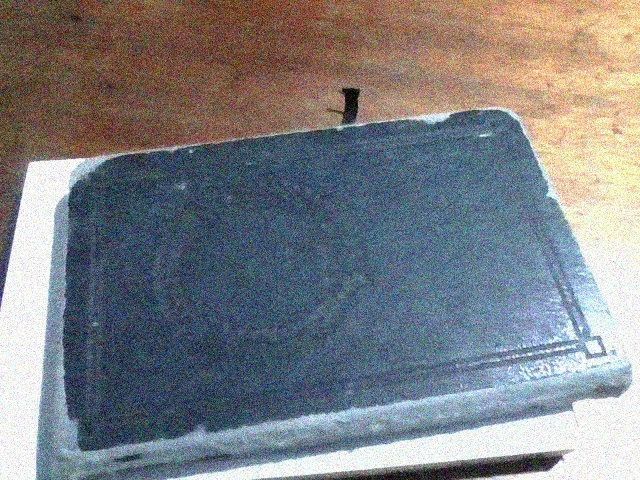
#> input picture laptop/frames_client/frame_4.jpg, 640 x 480 px; the run also reads 1 picture not shown here
$ jupyter execute fft_cinza.ipynb
#> lines starting #> are read from the running program, lines starting #| are printed output that depends on the picture
[cell 1]
import cv2
import numpy as np
import matplotlib.pyplot as plt

def calculate_fft(image_path):
    """
    Calcula a Transformada de Fourier de uma imagem.
    """
#> called with image_path = 'laptop/frames_client/frame_4.jpg'

    img = cv2.imread(image_path, cv2.IMREAD_GRAYSCALE)
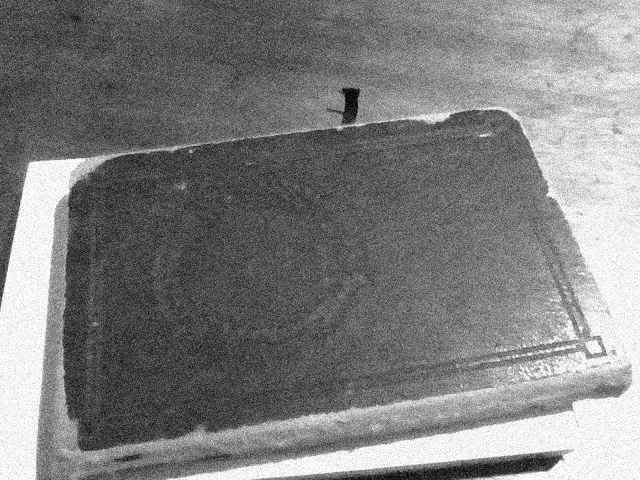
#> img: shape (480, 640); min 0, max 255, mean 127.2
    if img is None:
        raise ValueError(f"Imagem não encontrada: {image_path}")


    dft = np.fft.fft2(img)
    dft_shift = np.fft.fftshift(dft)


    magnitude_spectrum = 20 * np.log(np.abs(dft_shift) + 1)
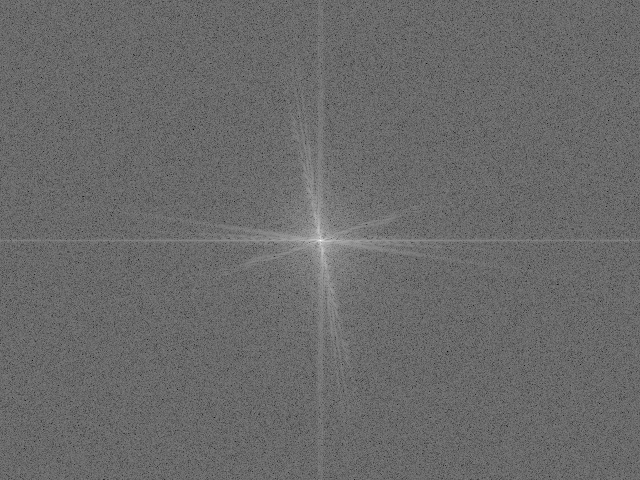
#> magnitude_spectrum: shape (480, 640) float64; min 55.48, max 349.6, mean 178.3; drawn with min black and max white

    return img, magnitude_spectrum

def plot_fft_comparison(original_path, processed_path):
    """
    Compara o espectro de Fourier de duas imagens.
    """

    img1, spectrum1 = calculate_fft(original_path)
    img2, spectrum2 = calculate_fft(processed_path)
#> call 2 of calculate_fft, with image_path = 'raspi/frames_server/frame_4.jpg'
#> in calculate_fft (call 2), `magnitude_spectrum = 20 * np.log(np.abs(dft_shift) + 1)`:
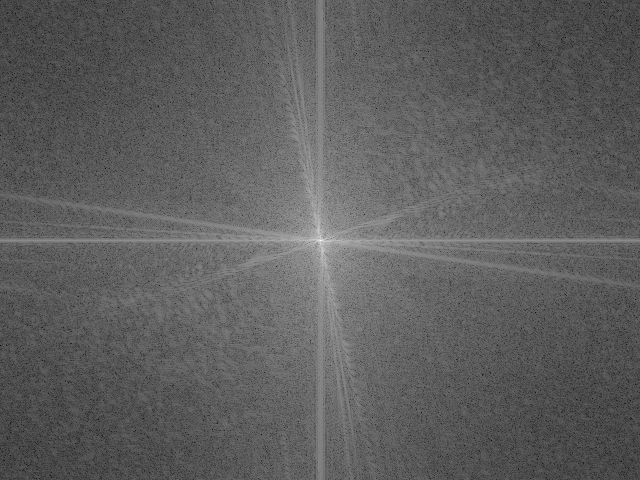
#> magnitude_spectrum: shape (480, 640) float64; min 24.19, max 349.9, mean 144.9; drawn with min black and max white


    plt.figure(figsize=(12, 8))


    plt.subplot(2, 2, 1)
    plt.title("Imagem Original")
    plt.imshow(img1, cmap="gray")
    plt.axis("off")


    plt.subplot(2, 2, 2)
    plt.title("Espectro Original")
    plt.imshow(spectrum1, cmap="gray")
    plt.axis("off")


    plt.subplot(2, 2, 3)
    plt.title("Imagem Processada")
    plt.imshow(img2, cmap="gray")
    plt.axis("off")


    plt.subplot(2, 2, 4)
    plt.title("Espectro Processado")
    plt.imshow(spectrum2, cmap="gray")
    plt.axis("off")

    plt.tight_layout()
    plt.show()
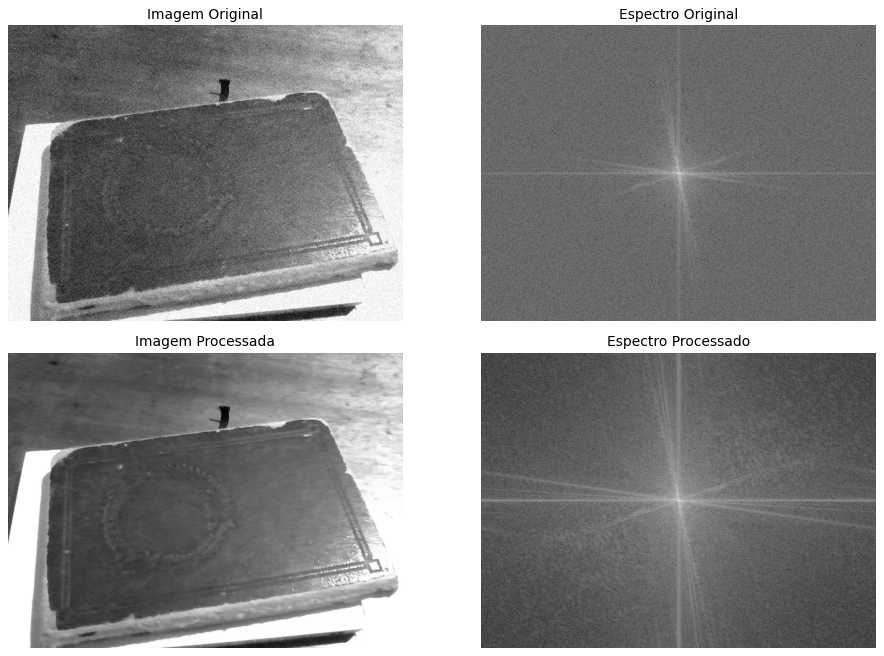
#> figure drawn by matplotlib, 4 panels
